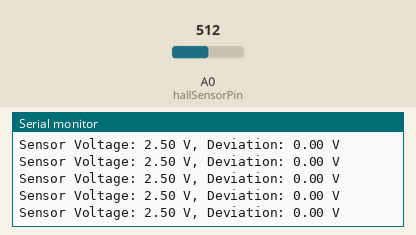
Simulated run of this sketch. Board: Arduino Uno, built with avr-gcc and run on an emulated ATmega328P. Shown: the last lines printed to the serial monitor. The test bench sets the inputs (shaded band); at power-on: A0 (hallSensorPin) = 512.

Above: at 1.2 s.
1.3 s: A0 (hallSensorPin) set to 580
At 1.45 s:
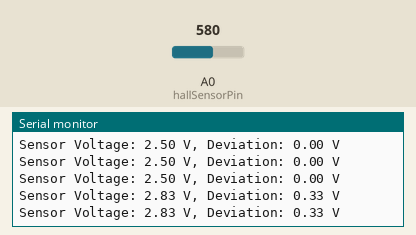
4.3 s: A0 (hallSensorPin) set to 605
At 4.31 s:
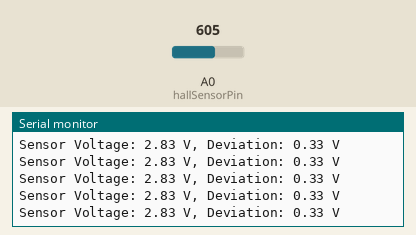
8.9 s: A0 (hallSensorPin) set to 445
At 9.09 s:
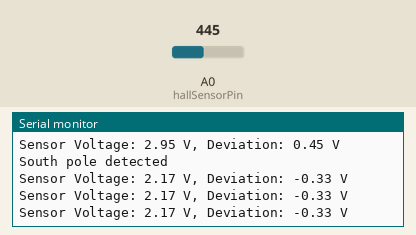
11.9 s: A0 (hallSensorPin) set to 417
At 12.02 s:
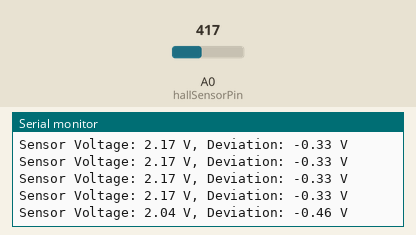
Timing chart, 0 to 14.9 s (numbered marks = the images above; inputs shaded):
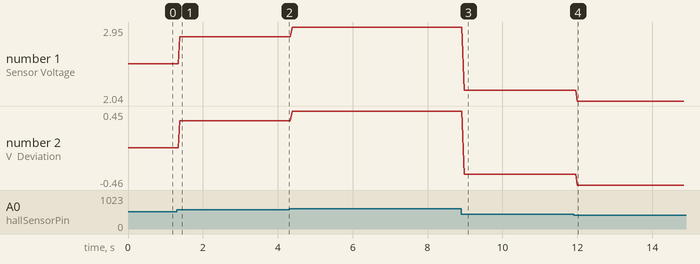

Measured:
- after the input at 1.3 s, the serial monitor: prints a new line after 0.09 s (image 1)
- after the input at 8.9 s, the serial monitor: prints a new line after 0.08 s (image 3)
- after the input at 11.9 s, the serial monitor: prints a new line after 0.10 s (image 4)
- plotted number 1: 2.5 → 2.83 after the input at 1.3 s, 2.83 → 2.95 after the input at 4.3 s, 2.95 → 2.17 after the input at 8.9 s, 2.17 → 2.04 after the input at 11.9 s
- plotted number 2: 0 → 0.33 after the input at 1.3 s, 0.33 → 0.45 after the input at 4.3 s, 0.45 → -0.33 after the input at 8.9 s, -0.33 → -0.46 after the input at 11.9 s

The sketch:

Magnetic_v2.ino
```cpp
const int hallSensorPin = A0;  // Analog input pin that the Hall sensor is connected to
const int adcResolution = 1024; // ADC resolution
const float referenceVoltage = 5.0; // Reference voltage for the ADC
float biasVoltage = 0;


void setup() {
  Serial.begin(9600);  // Initialize serial communication at 9600 bits per second
   biasVoltage = analogRead(hallSensorPin)* (referenceVoltage / adcResolution); // Bias voltage around which the sensor is centered
}

void loop() {
  // Read the value from the Hall sensor
  int sensorValue = analogRead(hallSensorPin);

  // Convert the analog reading
  float sensorVoltage = sensorValue * (referenceVoltage / adcResolution);

  // Calculate the deviation from the bias voltage
  float deviation = sensorVoltage - biasVoltage;

  // Print out the sensor voltage and deviation
  Serial.print("Sensor Voltage: ");
  Serial.print(sensorVoltage);
  Serial.print(" V, Deviation: ");
  Serial.print(deviation);
  Serial.println(" V");

  // Check the deviation and print the corresponding pole detection
  if (deviation > 0.4) {
    Serial.println("South pole detected");
  } else if (deviation < -0.4) {
    Serial.println("North pole detected");
  }
}
```
